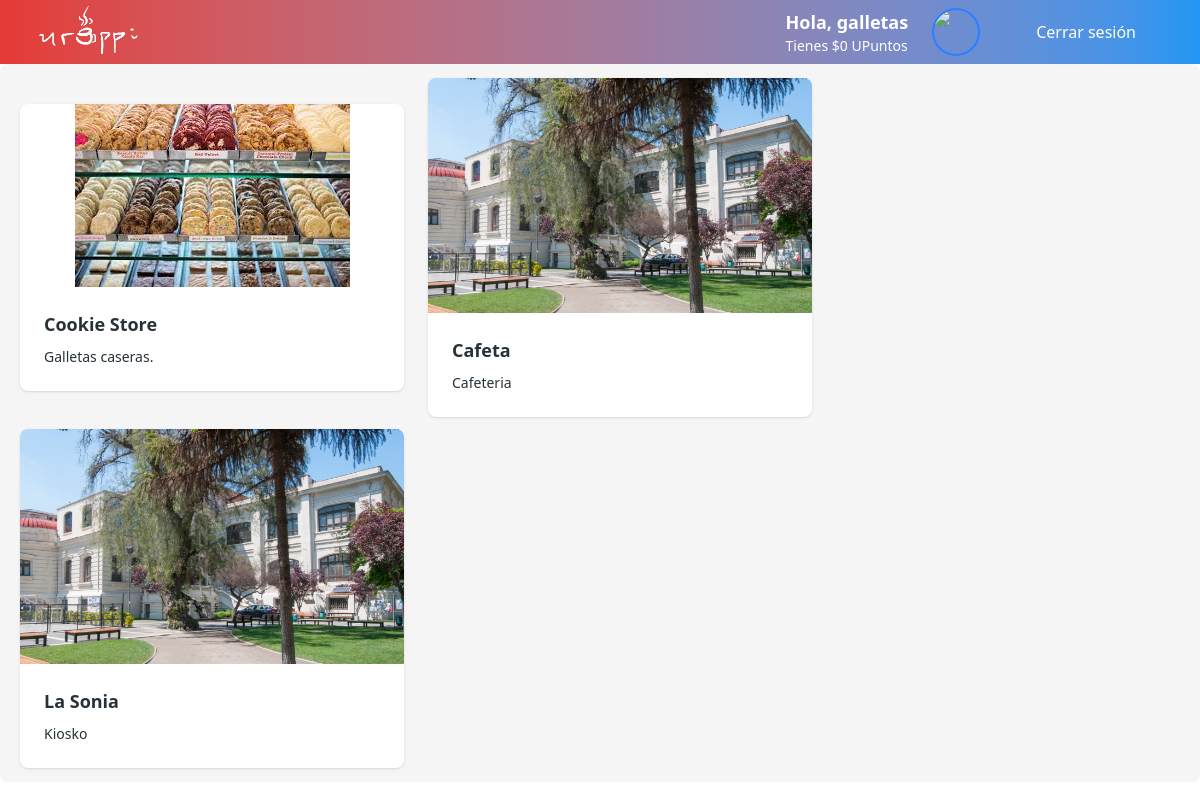
Screenshot of /comprador/stores/ (signed in) with the database file from the repository.
### urappiapp/models.py (models this page shows, shortened)
class User(AbstractUser):
    pronombres = [("La", "La"), ("El", "El"), ("Le", "Le"), ("Otro", "Otro")]
    pronombre = models.CharField(max_length=5, choices=pronombres)
    apodo = models.CharField(max_length=30)  # Apodo o nombre visible
    rol = models.CharField(max_length=20, choices=[
        ('customer', 'Cliente'),
        ('deliver', 'Repartidor'),
        ('seller', 'Vendedor'),
    ])
    upuntos = models.IntegerField(default=0)

class Shop(models.Model):
    shopID = models.AutoField(primary_key=True)  # ID único de la tienda
    shopDescription = models.TextField()  # Descripción de la tienda
    openTime = models.TimeField()  # Hora de apertura
    closingTime = models.TimeField()  # Hora de cierre
    shopName = models.CharField(max_length=32)  # Nombre de la tienda
    shopImage = models.ImageField(upload_to="stores/", null=True, blank=True)  # Imagen de la tienda
    location = models.TextField()  # Ubicación de la tienda

### app_comprador/views.py (the view)
# urls.py: path("stores/", views.show_listado_tiendas, name="stores"),
def show_listado_tiendas(request):
    tiendas = Shop.objects.all()
    info = {"usuario": request.user,"tiendas": tiendas}
    return render(request, "app_comprador/stores_view.html", info)

### app_comprador/templates/app_comprador/stores_view.html (shortened to what this page needs)
{% extends 'urappi/base.html' %}
{% block content %}
<div class="menu menu-horizontal items-center bg-base-200 rounded-box">
  {% for tienda in tiendas %}
    {% include "app_comprador/stores_view/_store_detail.html" %}
  {% endfor %}
</div>
{% endblock content %}

### urappi/templates/urappi/header.html (shortened to what this page needs)
<header class="bg-gradient-to-r from-primary to-secondary text-white">
     {% load static %}
    <div class="max-w-7xl mx-auto px-4 sm:px-6 lg:px-8 flex items-center justify-between h-16">
        <a href="{% url 'home' %}">
            <img src="{% static 'images/logo.png' %}" alt="Urappi Logo" class="h-16 object-contain">
        </a>
        <nav class="flex items-center space-x-6">
        {% if user.is_authenticated %}
            <div class="flex flex-col justify-center justify-between">
                <h1 class="text-lg font-semibold">Hola, {{ usuario.apodo }}</h1>
                <p class="text-sm">Tienes ${{ usuario.upuntos }} UPuntos</p>
            </div>
            <div class="w-12 h-12 rounded-full overflow-hidden border-2 border-blue-500">
                <img src="{% static usuario.profilePic %}"  />
            </div>
            <div class="max-w-7xl mx-auto px-4 sm:px-6 lg:px-8 flex items-center justify-between h-16">
                <a href="{% url 'logout' %}">Cerrar sesión </a>
            </div>
        {% endif %}
        </nav>
    </div>
</header>

### app_comprador/templates/app_comprador/stores_view/_store_detail.html
{% load static %}
<li>
  <a href="{% url 'show_store_menu' tienda.shopID %}">
    <div class="card bg-base-100 w-96 shadow-sm">
      <figure>
        <img
        src="/media/{{ tienda.shopImage }}"
        alt="{{ tienda.shopName }}"
        />
      </figure>
      <div class="card-body">
        <h3 class="card-title">{{ tienda.shopName }}</h3>
        <p class="">{{ tienda.shopDescription }}</p>
      </div>
    </div>
  </a>
</li>

### rows the page displays
User: apodo "galletas", upuntos "0"
Shop: shopImage (picture), shopName "Cookie Store", shopDescription "Galletas caseras."
Shop: shopImage (picture), shopName "Cafeta", shopDescription "Cafeteria"
Shop: shopImage (picture), shopName "La Sonia", shopDescription "Kiosko"
